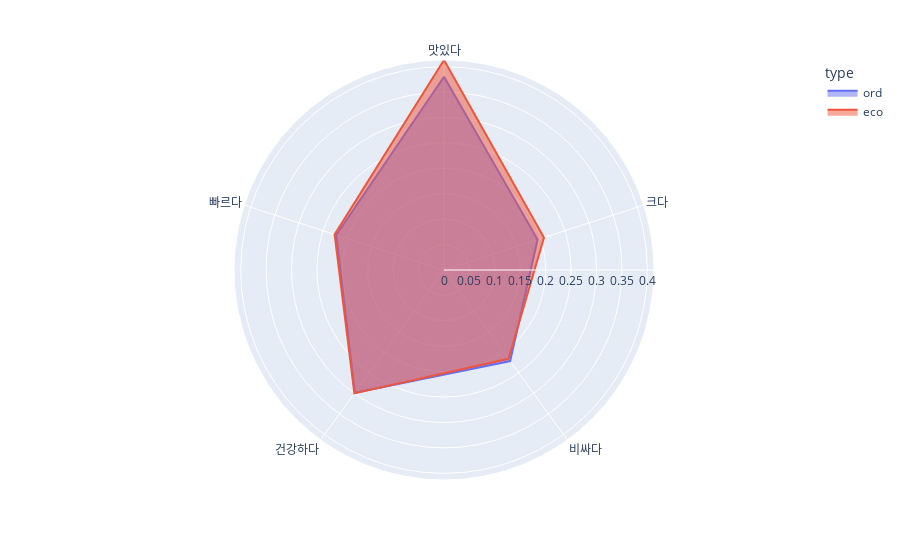

The cell this chart's notebook holds for it:
### Code cell
#그래프 그리기
fig = px.line_polar(df2, r="score", theta="sentiment", color="type", line_close=True)

# 내부 색칠하기
fig.update_traces(fill='toself')

fig.show()

### Figure 1 — Plotly figure (JSON) as saved in the notebook; plotly's stock layout.template omitted (floating-point values rounded to 4 significant figures)
{"data": [{"fill": "toself", "hovertemplate": "type=ord<br>score=%{r}<br>sentiment=%{theta}<extra></extra>", "legendgroup": "ord", "line": {"color": "#636efa", "dash": "solid"}, "marker": {"symbol": "circle"}, "mode": "lines", "name": "ord", "r": [0.3802, 0.1936, 0.2215, 0.2986, 0.2228, 0.3802], "showlegend": true, "subplot": "polar", "theta": ["맛있다", "크다", "비싸다", "건강하다", "빠르다", "맛있다"], "type": "scatterpolar"}, {"fill": "toself", "hovertemplate": "type=eco<br>score=%{r}<br>sentiment=%{theta}<extra></extra>", "legendgroup": "eco", "line": {"color": "#EF553B", "dash": "solid"}, "marker": {"symbol": "circle"}, "mode": "lines", "name": "eco", "r": [0.4132, 0.2068, 0.216, 0.3, 0.2263, 0.4132], "showlegend": true, "subplot": "polar", "theta": ["맛있다", "크다", "비싸다", "건강하다", "빠르다", "맛있다"], "type": "scatterpolar"}], "layout": {"legend": {"title": {"text": "type"}, "tracegroupgap": 0}, "margin": {"t": 60}, "polar": {"angularaxis": {"direction": "clockwise", "rotation": 90}, "domain": {"x": [0, 1], "y": [0, 1]}}}}
